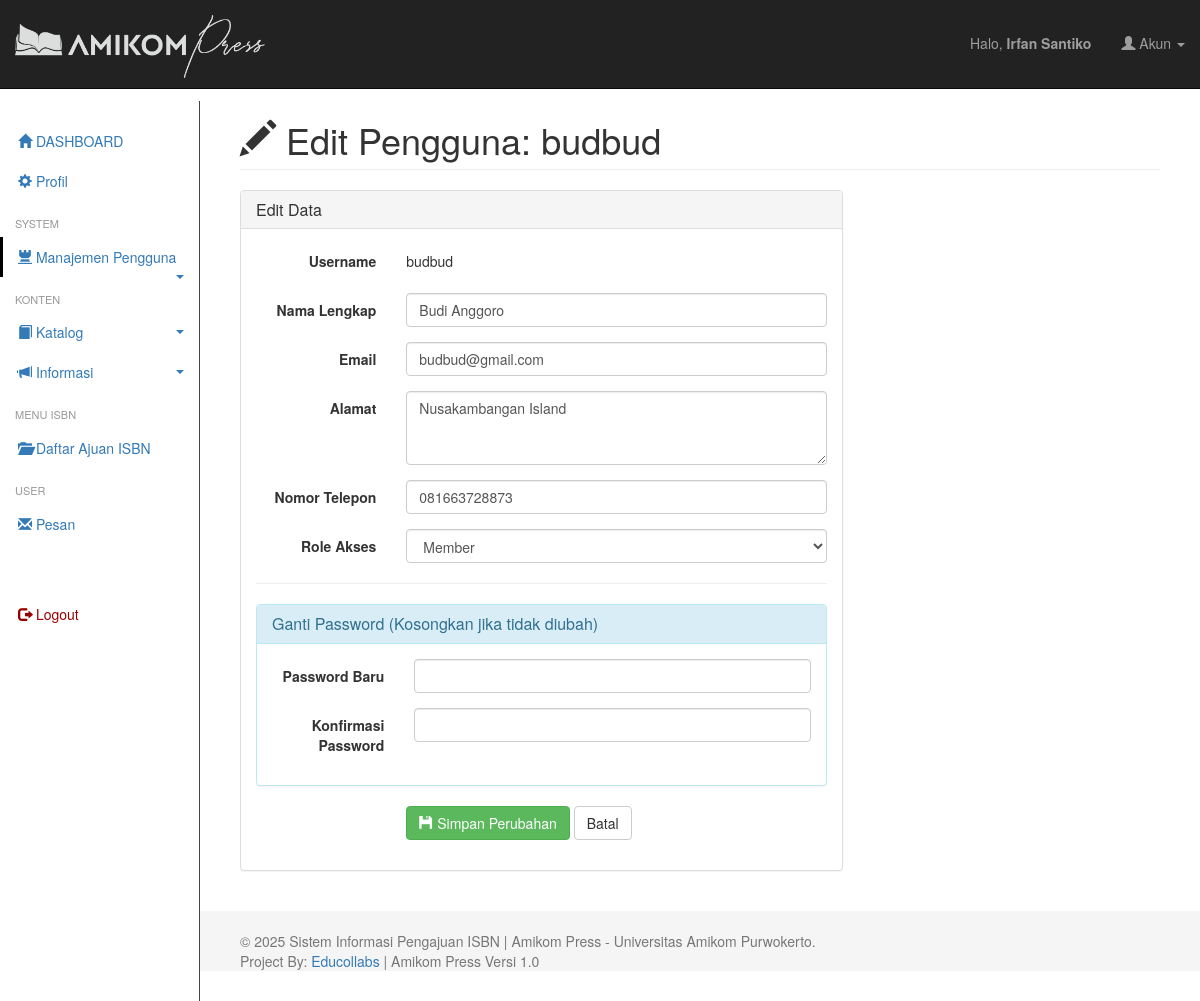
Screenshot of /pages/user_edit.php?id=6 (signed in) with the database file from the repository.
### tables this page shows
CREATE TABLE IF NOT EXISTS `users` (
  `id_user` int NOT NULL AUTO_INCREMENT,
  `username` varchar(50) NOT NULL,
  `password` varchar(255) NOT NULL,
  `nama_lengkap` varchar(100) NOT NULL,
  `email` varchar(100) NOT NULL,
  `alamat` text,
  `no_telp` varchar(20) DEFAULT NULL,
  `id_role` int NOT NULL,
  `is_active` tinyint(1) DEFAULT '1',
  `foto_profil` varchar(255) DEFAULT 'default.png',
  `created_at` datetime DEFAULT CURRENT_TIMESTAMP,
  PRIMARY KEY (`id_user`),
  UNIQUE KEY `username` (`username`),
  UNIQUE KEY `email` (`email`),
  KEY `id_role` (`id_role`)
);

CREATE TABLE IF NOT EXISTS `roles` (
  `id_role` int NOT NULL AUTO_INCREMENT,
  `role_name` varchar(50) NOT NULL,
  PRIMARY KEY (`id_role`),
  UNIQUE KEY `role_name` (`role_name`)
);

### pages/user_edit.php (the view, shortened to what this page needs)
<?php
require_once '../conn.php';
require_once '../function.php';
$page_title = "Edit Pengguna";
$error = [];
$user_id_to_edit = (int)($_GET['id'] ?? 0);
try {
    $roles = $conn->query("SELECT id_role, role_name FROM roles ORDER BY id_role")->fetchAll(PDO::FETCH_ASSOC);
} catch (PDOException $e) {
    set_flashdata('error', 'Gagal memuat daftar role.');
    $roles = [];
}
$username = '';
$nama_lengkap = '';
$email = '';
$alamat = '';
$no_telp = '';
$id_role = '';
try {
    $stmt = $conn->prepare("SELECT username, nama_lengkap, email, alamat, no_telp, id_role FROM users WHERE id_user = :id");
    $stmt->bindParam(':id', $user_id_to_edit);
    $stmt->execute();
    $user_data = $stmt->fetch(PDO::FETCH_ASSOC);
    if ($_SERVER['REQUEST_METHOD'] === 'GET' || !empty($error)) {
        $username = $user_data['username'];
        $nama_lengkap = $nama_lengkap ?: $user_data['nama_lengkap'];
        $email = $email ?: $user_data['email'];
        $alamat = $alamat ?: $user_data['alamat'];
        $no_telp = $no_telp ?: $user_data['no_telp'];
        $id_role = $id_role ?: $user_data['id_role'];
    }
} catch (PDOException $e) {
    error_log("User Edit Load Error: " . $e->getMessage());
    set_flashdata('error', 'Gagal memuat data pengguna.');
    header('Location: user_list.php');
    exit;
}
?>
<?php include '../includes/header.php'; ?>
<?php include '../includes/sidebar.php'; ?>
<div class="col-sm-9 col-sm-offset-3 col-md-10 col-md-offset-2 main">
    <h1 class="page-header"><span class="glyphicon glyphicon-pencil"></span> <?= $page_title ?>: <?= htmlspecialchars($username) ?></h1>
    <div class="row">
        <div class="col-md-8">
            <div class="panel panel-default">
                <div class="panel-heading">
                    <h3 class="panel-title">Edit Data</h3>
                </div>
                <div class="panel-body">
                    <form method="POST" action="user_edit.php?id=<?= $user_id_to_edit ?>" class="form-horizontal">
                        <div class="form-group">
                            <label for="username" class="col-sm-3 control-label">Username</label>
                            <div class="col-sm-9">
                                <p class="form-control-static"><?= htmlspecialchars($username) ?></p>
                            </div>
                        </div>
                        <div class="form-group">
                            <label for="nama_lengkap" class="col-sm-3 control-label">Nama Lengkap</label>
                            <div class="col-sm-9">
                                <input type="text" class="form-control" id="nama_lengkap" name="nama_lengkap"
                                    value="<?= htmlspecialchars($nama_lengkap) ?>" required>
                            </div>
                        </div>
                        <div class="form-group">
                            <label for="email" class="col-sm-3 control-label">Email</label>
                            <div class="col-sm-9">
                                <input type="email" class="form-control" id="email" name="email"
                                    value="<?= htmlspecialchars($email) ?>" required>
                            </div>
                        </div>
                        <div class="form-group">
                            <label for="alamat" class="col-sm-3 control-label">Alamat</label>
                            <div class="col-sm-9">
                                <textarea class="form-control" id="alamat" name="alamat" rows="3"><?= htmlspecialchars($alamat ?? '') ?></textarea>
                            </div>
                        </div>
                        <div class="form-group">
                            <label for="no_telp" class="col-sm-3 control-label">Nomor Telepon</label>
                            <div class="col-sm-9">
                                <input type="text" class="form-control" id="no_telp" name="no_telp"
                                    value="<?= htmlspecialchars($no_telp ?? '') ?>">
                            </div>
                        </div>
                        <div class="form-group">
                            <label for="id_role" class="col-sm-3 control-label">Role Akses</label>
                            <div class="col-sm-9">
                                <select class="form-control" id="id_role" name="id_role" required>
                                    <?php foreach ($roles as $role): ?>
                                        <option value="<?= $role['id_role'] ?>" <?= ($id_role == $role['id_role']) ? 'selected' : '' ?>>
                                            <?= htmlspecialchars($role['role_name']) ?>
                                        </option>
                                    <?php endforeach; ?>
                                </select>
                            </div>
                        </div>
                        <hr>
                        <div class="panel panel-info">
                            <div class="panel-heading"><h3 class="panel-title">Ganti Password (Kosongkan jika tidak diubah)</h3></div>
                            <div class="panel-body">
                                <div class="form-group">
                                    <label for="new_password" class="col-sm-3 control-label">Password Baru</label>
                                    <div class="col-sm-9">
                                        <input type="password" class="form-control" id="new_password" name="new_password">
                                    </div>
                                </div>
                                <div class="form-group">
                                    <label for="confirm_password" class="col-sm-3 control-label">Konfirmasi Password</label>
                                    <div class="col-sm-9">
                                        <input type="password" class="form-control" id="confirm_password" name="confirm_password">
                                    </div>
                                </div>
                            </div>
                        </div>
                        <div class="form-group">
                            <div class="col-sm-offset-3 col-sm-9">
                                <button type="submit" class="btn btn-success"><span class="glyphicon glyphicon-floppy-disk"></span> Simpan Perubahan</button>
                                <a href="user_list.php" class="btn btn-default">Batal</a>
                            </div>
                        </div>
                    </form>
                </div>
            </div>
        </div>
    </div>
</div>
<?php include '../includes/footer.php'; ?>

### assets/css/dashboard.css (style rules this page uses)
body { padding-top: 10px; }
.main { padding: 20px; }
@media (min-width: 768px) { .main { padding-right: 40px; padding-left: 40px; } }

### rows the page displays
users: username "budbud", nama_lengkap "Budi Anggoro", email "budbud@gmail.com", alamat "Nusakambangan Island", no_telp "081663728873", id_role "Member"

### other values shown
$current_nama_lengkap "Irfan Santiko"
$page_title "Edit Pengguna"
